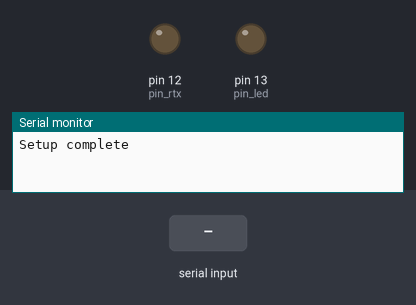
A sketch run on a simulated Arduino Uno, built with avr-gcc and run on an emulated ATmega328P. Parts: output pins drawn as LEDs (lit = HIGH), the last lines printed to the serial monitor. Inputs (shaded band) come from the test bench.

Above: at 1.2 s.
1.3 s: "1" received over Serial
At 1.59 s:
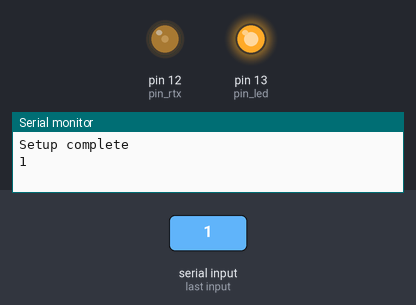
At 2.4 s:
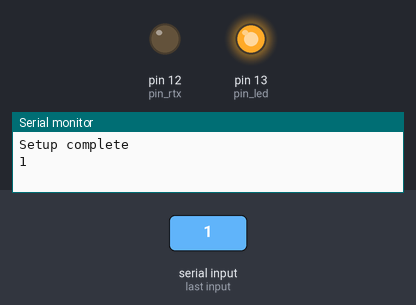
3.1 s: "0" received over Serial
At 3.32 s:
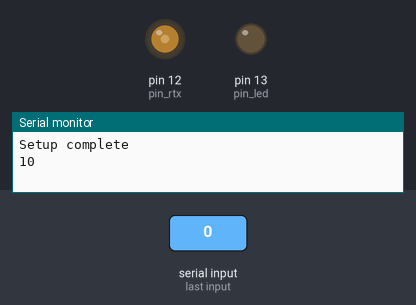
Timing chart, 0 to 6.1 s (numbered marks = the images above; inputs shaded):
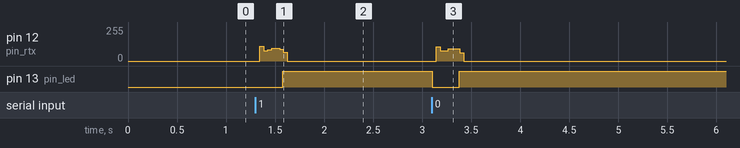

Measured:
- after the input at 1.3 s, pin 12 (pin_rtx): 0/255 → 97/255 after 0.05 s, → 0/255 0.20 s later; pin 13 (pin_led): LOW → HIGH after 0.28 s
- after the input at 3.1 s, pin 12 (pin_rtx): 0/255 → 77/255 after 0.05 s, → 93/255 0.12 s later, → 0/255 0.12 s later; pin 13 (pin_led): HIGH → LOW at once, → HIGH 0.28 s later

The sketch:

arduinoShocker.ino
```cpp
// Arduino sketch to be used with the desktop app available here: https://github.com/Svenpai304/GamerRehabilitator
// RF transmission code adapted from: https://github.com/dpmartee/arduino-shock-collar
// With transmission timings from: https://github.com/smouldery/shock-collar-control/blob/master/Arduino%20Modules/transmitter_vars.ino

byte receivedData;

//=================================================== START OF COLLAR SETUP CODE ======================================================================

//const int shock_min = 0; // Minimum of power a command will be executed at
const int shock_delay = 1000;  // Maximum rate at which the shock function can be used at
//const int cmd_max = 1000; // Maximum of milliseconds which a command can be executed at

// Constant variables
const int pin_led = LED_BUILTIN;         // Pin for indication LED
const int pin_rtx = 12;                  // Pin to transmit over
const String key = "00101100101001010";  // Key of the transmitter, dont touch if you dont know how it works

// Variables which do change
int collar_chan = 0;        // Can be channel 0 or 1
int collar_duration = 500;  // Duration of the command in milliseconds

// Define values for easier recognition
#define COLLAR_LED 1
#define COLLAR_BEEP 2
#define COLLAR_VIB 3
#define COLLAR_ZAP 4

// Strings used for building up the command sequence
String sequence, power, channelnorm, channelinv, modenorm, modeinv;

// Store the last time anything was transmitted to the collar
unsigned long transmit_last = 0;
unsigned long shock_last = 0;

// Command transmission function
void transmit_command(int c, int m, int p = 0) {
  transmit_last = millis();
  switch (c)  // Check the channel
  {
    case 1:  // Channel 1
      channelnorm = "111";
      channelinv = "000";
      break;
    default:  // Channel 0
      channelnorm = "000";
      channelinv = "111";
      break;
  }

  switch (m)  // Check the mode
  {
    case 1:  // Light
      modenorm = "1000";
      modeinv = "1110";
      break;
    case 2:  // Beep
      modenorm = "0100";
      modeinv = "1101";
      break;
    case 4:  // Shock
      modenorm = "0001";
      modeinv = "0111";
      shock_last = millis();
      break;
    default:  // Vibrate
      modenorm = "0010";
      modeinv = "1011";
      //      p = 10; // Set strengh to 10 for the command to be executed properly
      break;
  }

  // Convert power to binary
  int zeros = String(p, BIN).length();

  String power;
  for (int i = 0; i < 7 - zeros; i++) {
    power = power + "0";
  }
  power = power + String(p, BIN);

  String sequence = "1" + channelnorm + modenorm + key + power + modeinv + channelinv + "00";

  digitalWrite(pin_led, LOW);
  //  d = constrain(d, 50, cmd_max); // Clamp duration of the command
  unsigned long cmd_start = millis();
  //  while (millis() - cmd_start < d)
  //  {
  // start bit
  digitalWrite(pin_rtx, HIGH);
  delayMicroseconds(1540);  // chnged to new protocol
  digitalWrite(pin_rtx, LOW);
  delayMicroseconds(800);  // wait 750 uS

  for (int n = 0; n < 41; n++) {
    if (sequence.charAt(n) == '1')  // Transmit a one
    {
      digitalWrite(pin_rtx, HIGH);
      delayMicroseconds(740);  // chnged to new protocol
      digitalWrite(pin_rtx, LOW);
      delayMicroseconds(300);  // chnged to new protocol
    } else                     // Transmit a zero
    {
      digitalWrite(pin_rtx, HIGH);
      delayMicroseconds(220);  // chnged to new protocol
      digitalWrite(pin_rtx, LOW);
      delayMicroseconds(820);  // chnged to new protocol
    }
  }
  delayMicroseconds(9000);  // chnged to new protocol
                            //  }
  digitalWrite(pin_led, HIGH);
}

void collar_keepalive() {
  if (millis() - transmit_last >= 120000)  // Send command to the collar at least every 2 minutes to make it stay on
  {
    Serial.println("Keep-alive:\tCollar");
    transmit_command(collar_chan, COLLAR_LED, 50);
  }
}

//=================================================== END OF COLLAR SETUP CODE ======================================================================

//=================================================== START OF SERIAL RECEIVER CODE =================================================================

// One-byte serial command reader
void receive_command(byte command) {
  if (millis() - transmit_last < shock_delay) {  // Disregards commands during delay
    return;
  }
  int command_mode;
  switch (bitRead(command, 7)) {  // Reads most significant bit to set mode of collar
    case 1: command_mode = COLLAR_ZAP; break;
    default: command_mode = COLLAR_VIB; break;
  }
  bitWrite(command, 7, 0);  // Sets the mode bit to false so the power value can read as essentially a 7-bit integer
  int power = command;

  for (byte i = 0; i < 5; i++) {
    transmit_command(collar_chan, command_mode, power);  // Uses command data to transmit to the collar
  }
}
//=================================================== End OF SERIAL RECEIVER CODE ====================================================================


void setup() {
  //=================================================== START OF COLLAR SETUP CODE ======================================================================
  pinMode(pin_rtx, OUTPUT);  // Set transmitter pin as output
  pinMode(pin_led, OUTPUT);  // Set LED pin as output
  Serial.begin(9600);
  //=================================================== END OF COLLAR SETUP CODE ======================================================================
  digitalWrite(pin_rtx, LOW);
  Serial.println("Setup complete");
}

void loop() {
  collar_keepalive();

  // Reads Serial data if available, sends it back to confirm
  if (Serial.available()) {
    receivedData = Serial.read();
    Serial.write(receivedData);
    receive_command(receivedData);
  }
}
```
